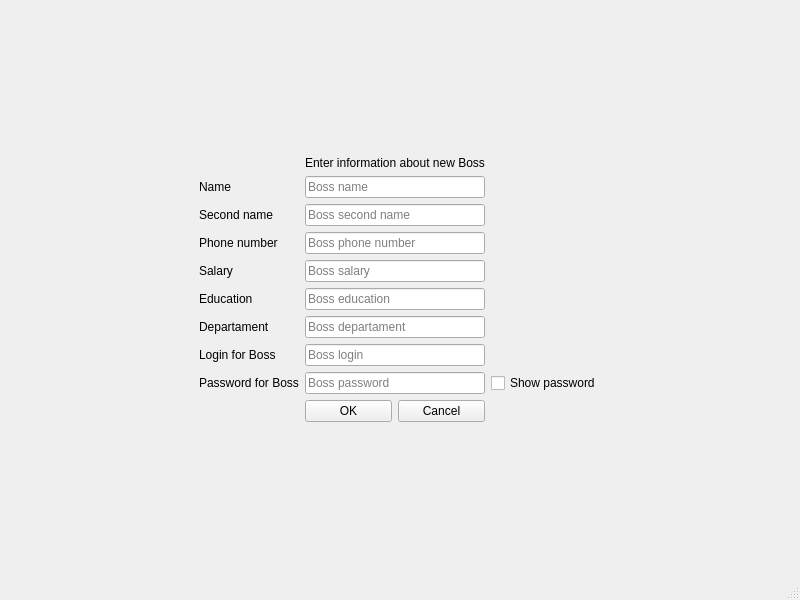
<?xml version="1.0" encoding="UTF-8"?>
<ui version="4.0">
 <class>DataBaseAddBoss</class>
 <widget class="QMainWindow" name="DataBaseAddBoss">
  <property name="geometry">
   <rect>
    <x>0</x>
    <y>0</y>
    <width>800</width>
    <height>600</height>
   </rect>
  </property>
  <property name="windowTitle">
   <string>MainWindow</string>
  </property>
  <widget class="QWidget" name="centralwidget">
   <layout class="QGridLayout" name="gridLayout_2">
    <item row="0" column="1">
     <spacer name="verticalSpacer">
      <property name="orientation">
       <enum>Qt::Vertical</enum>
      </property>
      <property name="sizeHint" stdset="0">
       <size>
        <width>20</width>
        <height>40</height>
       </size>
      </property>
     </spacer>
    </item>
    <item row="2" column="1">
     <spacer name="verticalSpacer_2">
      <property name="orientation">
       <enum>Qt::Vertical</enum>
      </property>
      <property name="sizeHint" stdset="0">
       <size>
        <width>20</width>
        <height>40</height>
       </size>
      </property>
     </spacer>
    </item>
    <item row="1" column="1">
     <layout class="QGridLayout" name="gridLayout">
      <item row="4" column="0">
       <widget class="QLabel" name="label_4">
        <property name="text">
         <string>Salary</string>
        </property>
       </widget>
      </item>
      <item row="7" column="0">
       <widget class="QLabel" name="label_7">
        <property name="text">
         <string>Login for Boss</string>
        </property>
       </widget>
      </item>
      <item row="8" column="1">
       <widget class="QLineEdit" name="BossPasswordEdit">
        <property name="echoMode">
         <enum>QLineEdit::Password</enum>
        </property>
        <property name="placeholderText">
         <string>Boss password</string>
        </property>
       </widget>
      </item>
      <item row="1" column="1">
       <widget class="QLineEdit" name="BossNameEdit">
        <property name="placeholderText">
         <string>Boss name</string>
        </property>
       </widget>
      </item>
      <item row="6" column="1">
       <widget class="QLineEdit" name="BossDepartamentEdit">
        <property name="placeholderText">
         <string>Boss departament</string>
        </property>
       </widget>
      </item>
      <item row="9" column="1">
       <layout class="QHBoxLayout" name="horizontalLayout">
        <item>
         <widget class="QPushButton" name="BossAddButton">
          <property name="text">
           <string>OK</string>
          </property>
         </widget>
        </item>
        <item>
         <widget class="QPushButton" name="BossCancelButton">
          <property name="text">
           <string>Cancel</string>
          </property>
         </widget>
        </item>
       </layout>
      </item>
      <item row="6" column="0">
       <widget class="QLabel" name="label_6">
        <property name="text">
         <string>Departament</string>
        </property>
       </widget>
      </item>
      <item row="4" column="1">
       <widget class="QLineEdit" name="BossSalaryEdit">
        <property name="placeholderText">
         <string>Boss salary</string>
        </property>
       </widget>
      </item>
      <item row="3" column="1">
       <widget class="QLineEdit" name="BossPhoneNumberEdit">
        <property name="placeholderText">
         <string>Boss phone number</string>
        </property>
       </widget>
      </item>
      <item row="0" column="1">
       <widget class="QLabel" name="label_9">
        <property name="text">
         <string>Enter information about new Boss</string>
        </property>
       </widget>
      </item>
      <item row="5" column="1">
       <widget class="QLineEdit" name="BossEducationEdit">
        <property name="placeholderText">
         <string>Boss education</string>
        </property>
       </widget>
      </item>
      <item row="5" column="0">
       <widget class="QLabel" name="label_5">
        <property name="text">
         <string>Education</string>
        </property>
       </widget>
      </item>
      <item row="7" column="1">
       <widget class="QLineEdit" name="BossLoginEdit">
        <property name="placeholderText">
         <string>Boss login</string>
        </property>
       </widget>
      </item>
      <item row="8" column="0">
       <widget class="QLabel" name="label_8">
        <property name="text">
         <string>Password for Boss</string>
        </property>
       </widget>
      </item>
      <item row="1" column="0">
       <widget class="QLabel" name="label">
        <property name="text">
         <string>Name</string>
        </property>
       </widget>
      </item>
      <item row="2" column="0">
       <widget class="QLabel" name="label_2">
        <property name="text">
         <string>Second name</string>
        </property>
       </widget>
      </item>
      <item row="2" column="1">
       <widget class="QLineEdit" name="BossSecondNameEdit">
        <property name="placeholderText">
         <string>Boss second name</string>
        </property>
       </widget>
      </item>
      <item row="3" column="0">
       <widget class="QLabel" name="label_3">
        <property name="text">
         <string>Phone number</string>
        </property>
       </widget>
      </item>
      <item row="1" column="2">
       <spacer name="horizontalSpacer">
        <property name="orientation">
         <enum>Qt::Horizontal</enum>
        </property>
        <property name="sizeHint" stdset="0">
         <size>
          <width>40</width>
          <height>20</height>
         </size>
        </property>
       </spacer>
      </item>
      <item row="8" column="2">
       <widget class="QCheckBox" name="checkBox">
        <property name="text">
         <string>Show password</string>
        </property>
       </widget>
      </item>
     </layout>
    </item>
    <item row="1" column="0">
     <spacer name="horizontalSpacer_2">
      <property name="orientation">
       <enum>Qt::Horizontal</enum>
      </property>
      <property name="sizeHint" stdset="0">
       <size>
        <width>40</width>
        <height>20</height>
       </size>
      </property>
     </spacer>
    </item>
    <item row="1" column="2">
     <spacer name="horizontalSpacer_3">
      <property name="orientation">
       <enum>Qt::Horizontal</enum>
      </property>
      <property name="sizeHint" stdset="0">
       <size>
        <width>40</width>
        <height>20</height>
       </size>
      </property>
     </spacer>
    </item>
   </layout>
  </widget>
  <widget class="QMenuBar" name="menubar">
   <property name="geometry">
    <rect>
     <x>0</x>
     <y>0</y>
     <width>800</width>
     <height>21</height>
    </rect>
   </property>
  </widget>
  <widget class="QStatusBar" name="statusbar"/>
 </widget>
 <resources/>
 <connections/>
</ui>
